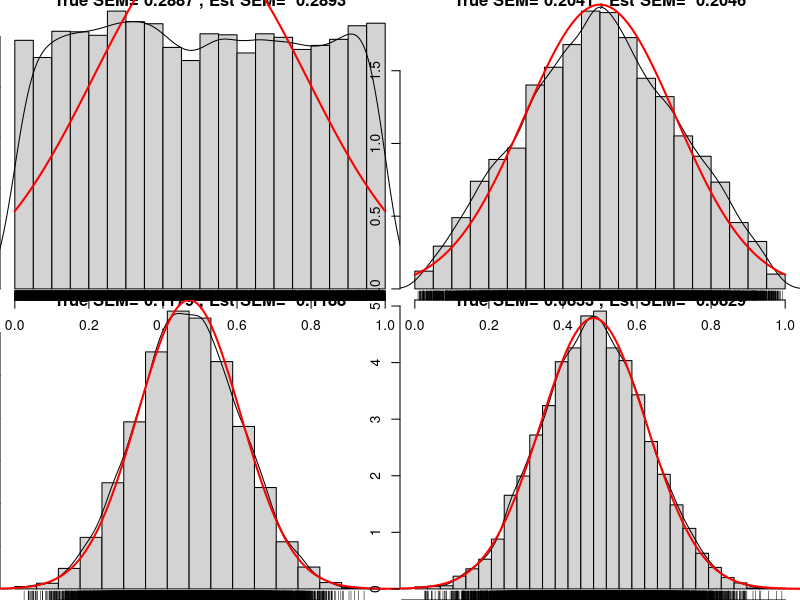
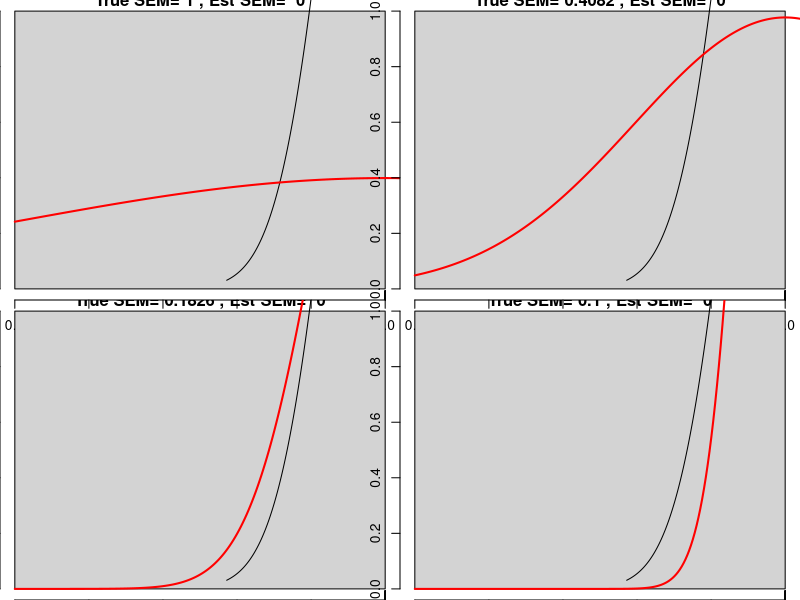
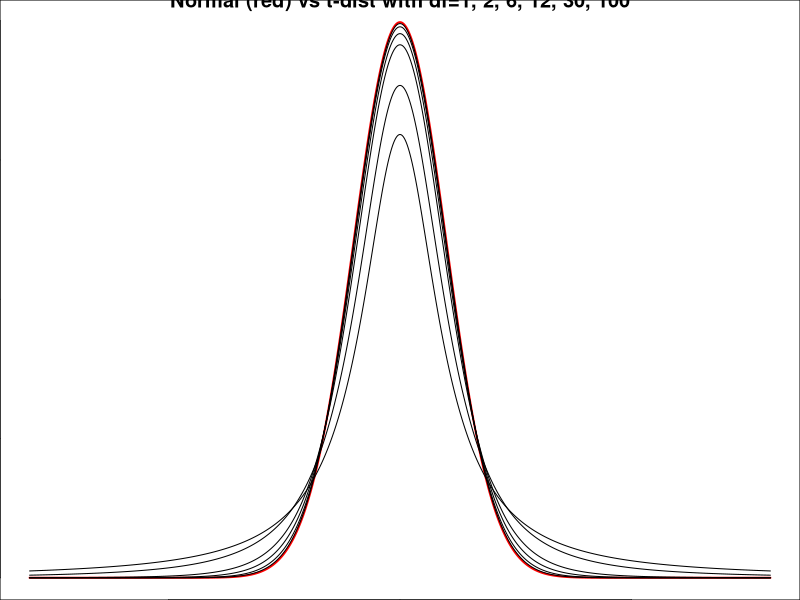
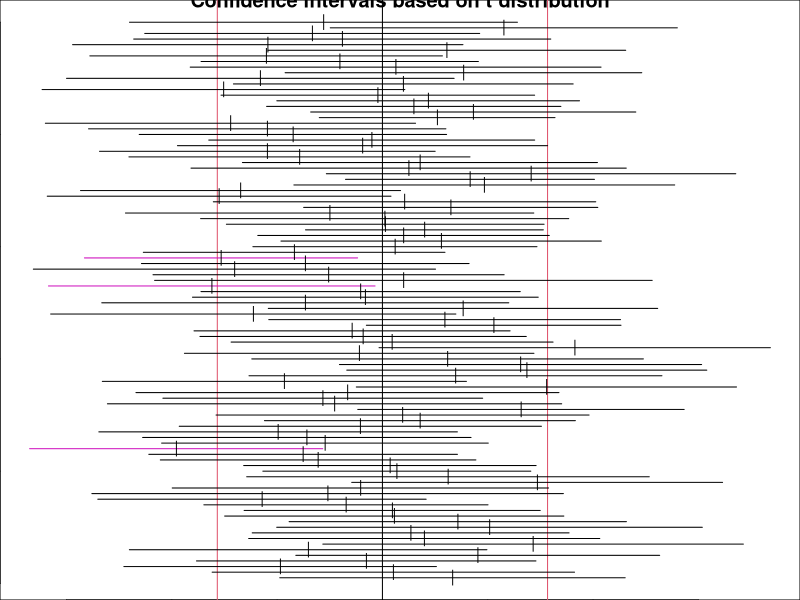

These figures' R source, in order:
# demo.clt.unif(N, n)
# draws N samples of size n from Uniform(o,1)
# and plots the N means with a normal distribution overlay
demo.clt.unif <- function(N, n){
  # draw sample in a matrix with N columns and n rows
  sam <- matrix(runif (N*n, 0,1),ncol=N);
  # calculate the mean of each column
  sam.mean <- colMeans (sam)
  # the sd of the mean is the SEM
  sam.se <- sd(sam.mean)
  # calculate the true SEM given the sample size n
  true.se <- sqrt((1/12)/n)
  # draw a histogram of the means
  hist(sam.mean,freq=FALSE,breaks=25
       ,main =paste("True SEM=",round(true.se, 4)
                    ,", Est SEM= ", round( sam.se, 4))
       ,xlab = paste("n=",n))
  # overlay a density curve for the sаmрle means
  points (density(sam.mean) , type ="l")
  # overlay a normal distribution,bold and red
  x <- seq(0,1,length = 1000)
  points(x, dnorm(x,mean=0.5,sd=true.se) ,type="l",lwd=2, col="red")
  # place a rug of points under the plot
  rug(sam.mean)
}
op <- par(mar = rep(0,4))   
plot.new()
par (mfrow=c(2,2));
demo.clt.unif(10000,1);
demo.clt.unif(10000,2);
demo.clt.unif(10000,6);
demo.clt.unif(10000,12);


#### Illustration of Central Limit Theorem, Exponential distribution
# demo.clt.exp(N, n)  draws N samples of size n from Exponential(1)
# and plots the N means with a normal distribution overlay
demo.clt.exp <- function(N, n) {
  # draw sample in a matrix with N columns and n rows
  sam <- matrix(runif (N*n, 1),ncol=N);
  # calculate the mean of each column
  sam.mean <- colMeans (sam)
  # the sd of the mean is the SEM
  sam.se <- sd(sam.mean)
  # calculate the true SEM given the sample size n
  true.se <- sqrt(1/n)
  # draw a histogram of the means
  hist(sam.mean,freq=FALSE,breaks=25
       ,main =paste("True SEM=",round(true.se, 4),", Est SEM= ", round( sam.se, 4))
       ,xlab = paste("n=",n))
  # overlay a density curve for the sаmрle means
  points (density(sam.mean) , type ="l")
  # overlay a normal distribution,bold and red
  x <- seq(0,5,length = 1000)
  points(x, dnorm(x,mean=1,sd=true.se) ,type="l",lwd=2, col="red")
  # place a rug of points under the plot
  rug(sam.mean)
}
op <- par(mar = rep(0,4))   
plot.new()
par (mfrow=c(2,2));
demo.clt.exp(10000,     1);
demo.clt.exp(10000,     6);
demo.clt.exp(10000,   30);
demo.clt.exp(10000, 100);


#### More examples for Central Limit Theorem can be illustrated with this code
# install.packages("TeachingDemos")
library(TeachingDemos)
# look at examples at bottom of the help page
?clt.examp


#### Normal vs t -distributions with a range of degrees-of- freedom
x <- seq(-8, 8, length = 1000)
par(mfrow=c(1, 1))
plot(x, dnorm(x), type = "l",lwd = 2,col= "red"
       ,main = "Normal (red) vs t-dist with df=1, 2, 6, 12, 30, 100")
points(x, dt(x,1), type="l")
points(x, dt(x,2), type="l")
points(x, dt(x,6), type="l")
points(x, dt(x,12), type="l")
points(x, dt(x,30), type="l")
points(x, dt(x,100), type="l")


#### Illustration of Confidence Intervals (consistent with their interpretation)
# install.packages("TeachingDemos")
library(TeachingDemos)
ci.examp(mean.sim = 10, sd = 2, n = 25, reps = 100, conf.level = 0.95, method = "t")
